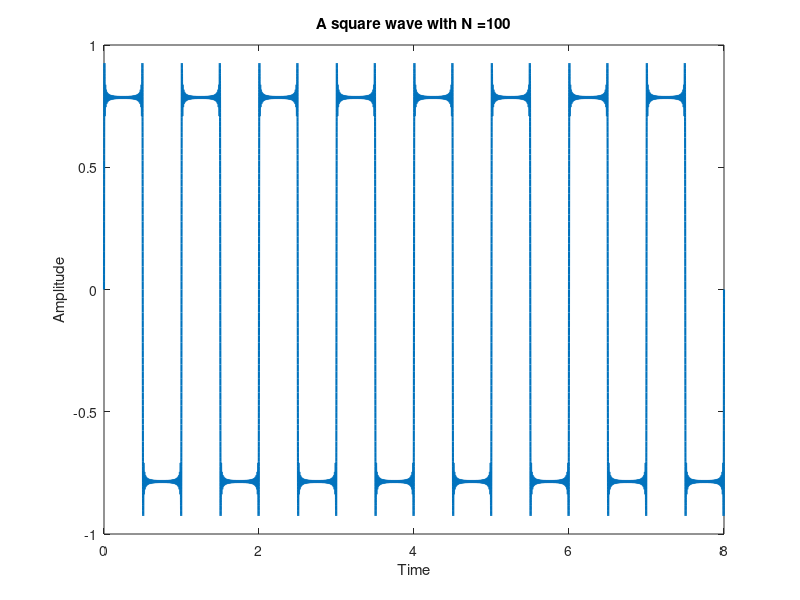

Write MATLAB code to recreate this figure.
clc 
clear 
close all 

t=0:0.0001:8; 
ff=1; 

y = sin(2*pi*ff*t); 

% COMPLEX AMPLITUDE = (4/(j*pi*k)) 
for k = 3:2:100 
    fh=k*ff; 
    x = (sin(2*pi*fh*t))/k; 
    y=y+x; 
end 
plot(t,y,'linewidth',1.5); 
title('A square wave with N =100'); 
xlabel('Time'); 
ylabel('Amplitude');
